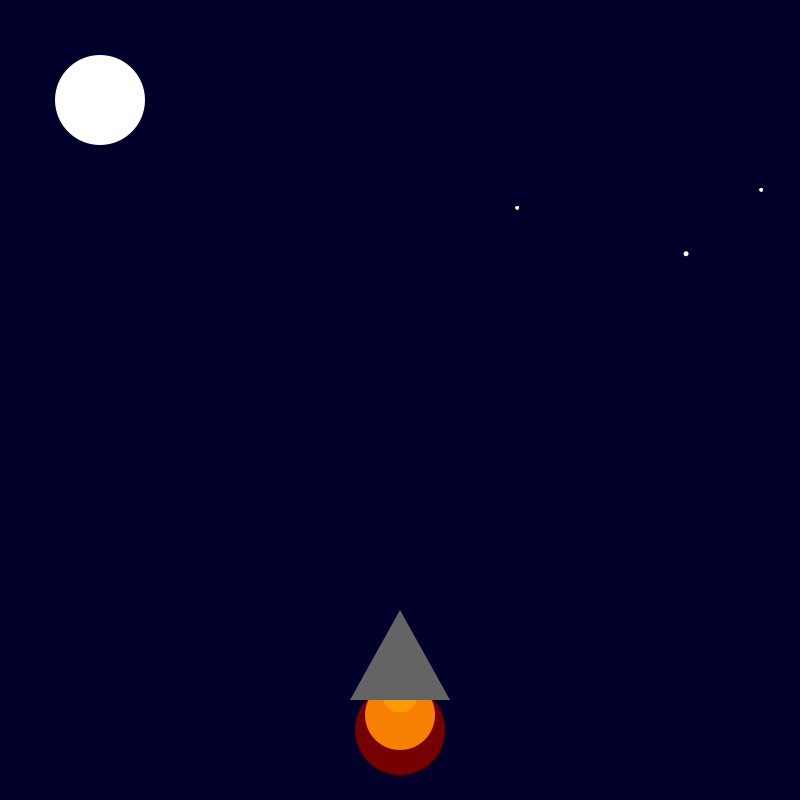
Frame 1 (no input)
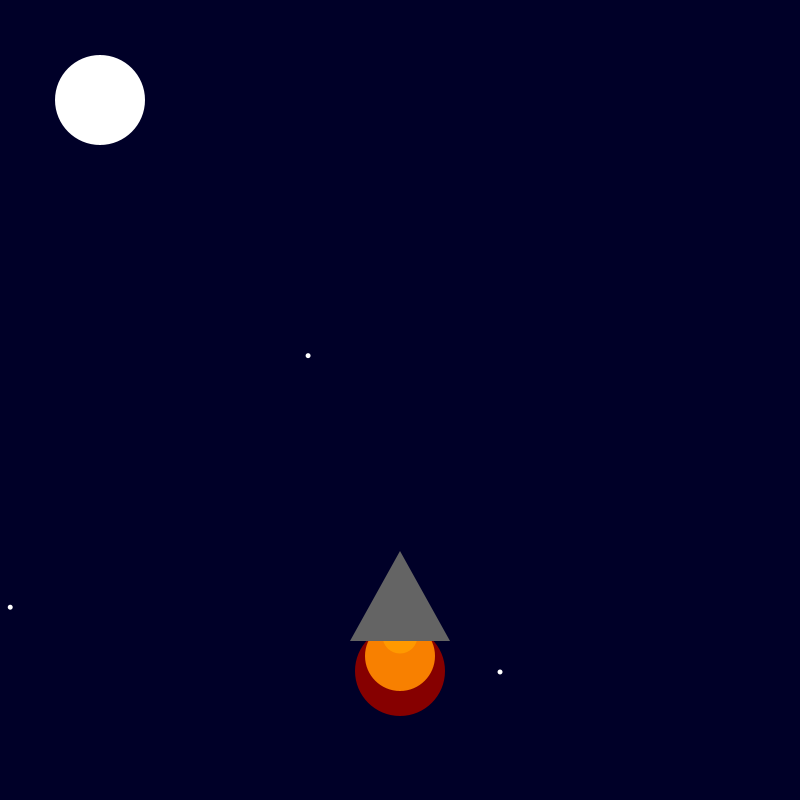
Frame 60 (the mouse pressed at the canvas centre just before this capture)
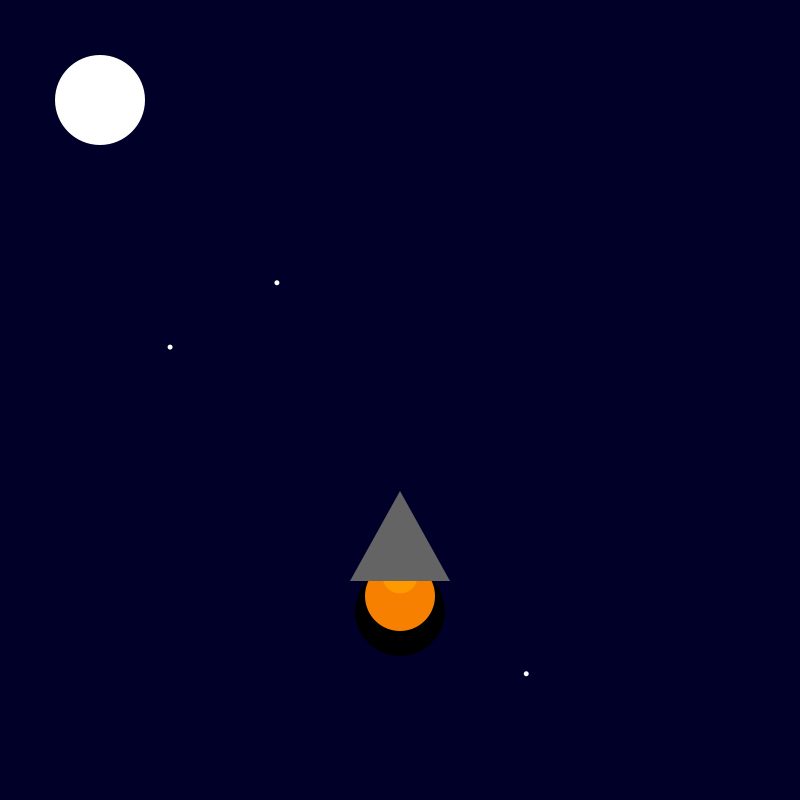
Frame 120 (the mouse held since frame 60 and released just before this capture)

The Processing sketch that drew these frames (run headless with seeded random() and noise(); from frame 60 on, the mouse is pressed at the canvas centre):

// Processing sketch: rocketShip
// ── rocketShip.pde
int x = 400; 
int y = 600; 

void setup() {
size(800, 800);
   
  }

void draw() {
  background(0, 0, 40); size(800, 800);
for(int i=0; i<=1; i++){
    fill(#ffffff);
    ellipse(random(800),random(800), 5, 5);
}
  noStroke();
  fill(#ffffff);
    ellipse(100, 100, 90, 90);
    ellipse(random(800),random(800), 5, 5);
    fill(random(255), 0, 0);
    ellipse(x, y + 130, 90, 90);
    fill(248, 128, 0);
    ellipse(x, y + 115, 70, 70);
    fill(255, 153, 0);
    ellipse(x, y + 95, 35, 35);
    fill(100, 100, 100);
    triangle(x, y + 10, x + 50, y + 100, x - 50, y + 100);
    y--;

}
